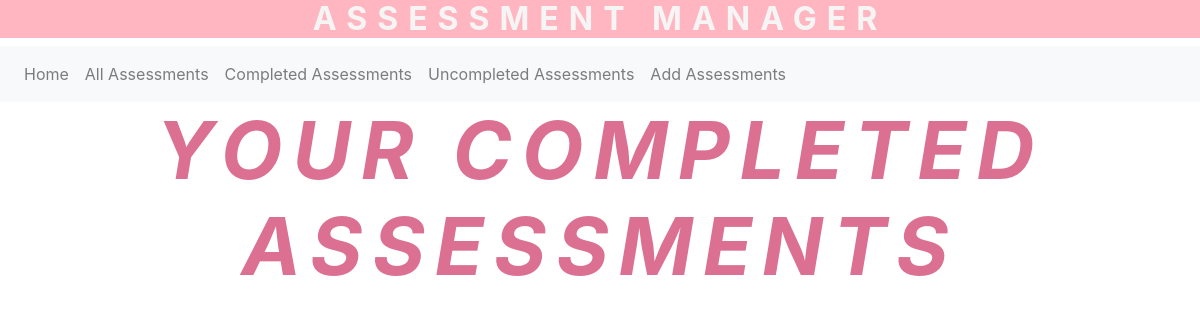
The page /completed on the database as committed earlier.
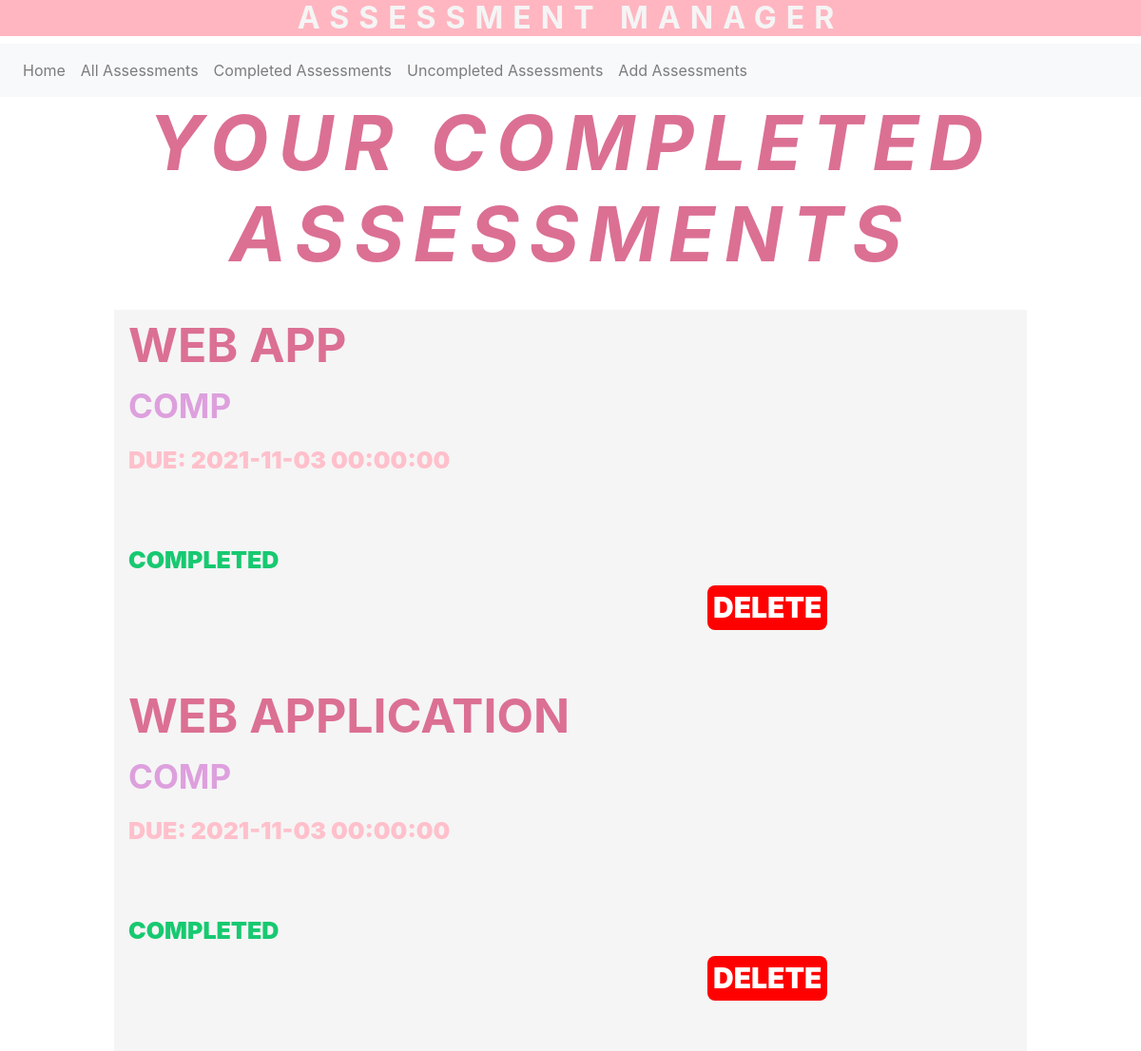
The same page on the database as committed later.
### app/models.py (models this page shows)
class Assessment(db.Model):
    name = db.Column(db.String(20), primary_key = True)
    module = db.Column(db.String(20), index = True)
    date = db.Column(db.DateTime)
    description = db.Column(db.String(500), index = True)
    completed = db.Column(db.Boolean)

### app/views.py (the view, shortened to what this page needs)
@app.route('/completed')
def completed():
    database = models.Assessment.query.filter_by(completed = True).all()
    testname = request.form.get('assessmentName')
    delete = request.form.get('delete')
    complete = request.form.get('complete')
    return render_template("banner_templates/completed.html", database = database)

### app/templates/banner_templates/completed.html (shortened to what this page needs)
<!DOCTYPE html>
<html>
  <head>
    <link rel="stylesheet" href="https://stackpath.bootstrapcdn.com/bootstrap/4.2.1/css/bootstrap.min.css">
  </head>
  <div>
      <h2>ASSESSMENT MANAGER</h2>
    </div>
  <body>
   <nav class="navbar navbar-expand-sm navbar-light bg-light">
      <div class="collapse navbar-collapse" id="navbarSupportedContent">
        <ul class="navbar-nav mr-auto">
          <li class="nav-item"><a class="nav-link" href="/">Home <span class="sr-only">(current)</span></a></li>
          <li class="nav-item"><a class="nav-link" href="/all">All Assessments</a></li>
          <li class="nav-item"><a class="nav-link" href="/completed">Completed Assessments</a></li>
          <li class="nav-item"><a class="nav-link" href="/uncompleted">Uncompleted Assessments</a></li>
          <li class="nav-item"><a class="nav-link" href="/add">Add Assessments</a></li>
        </ul>
      </div>
    </nav>
    <div id=cent>
      <h3>
        YOUR COMPLETED ASSESSMENTS
      </h3>
    </div>
    <br style = "margin: 20px;">
    <div>
        {% for p in database %}
          <div  class= "box">
            <h7>{{ p.name }}</h7> <br style = "margin: 0px;">
            <h7 style = "color: plum; font-size: 35px;">{{ p.module }}</h8> <br style = "margin: 0px;">
            <h8>Due: {{ p.date }}</h8> <br style = "margin: 0px;">
            <h8 style="text-transform:none;">{{ p.description }}</h8> <br style = "margin: 0px;">
            {% if p.completed == True %}
            <h8 style="color:rgb(23, 201, 112); text-transform:uppercase;">Completed</h8>
            {% else %}
            <h8 style="color:firebrick; text-transform: uppercase;">Not completed</h8>
            {% endif %}
            <br style = "margin: 0px;">
              <div style = "margin-left: 65%; margin-right: 5%">
                  <form action ="{{ url_for('all') }}" method="post">
                      <input type = "submit" style="background-color: red;" class = "button" name = "delete" value = "DELETE">
                  </form>
              </div>
            <br style = "margin: 20px;">
          </div>
        {% endfor %}
    </div>
  </body>
</html>

Rows that differ between the two databases and show on the page:
added Assessment: name "WEB APP", module "COMP", date "2021-11-03 00:00:00", completed "COMPLETED"
added Assessment: name "WEB APPLICATION", module "COMP", date "2021-11-03 00:00:00", completed "COMPLETED"
